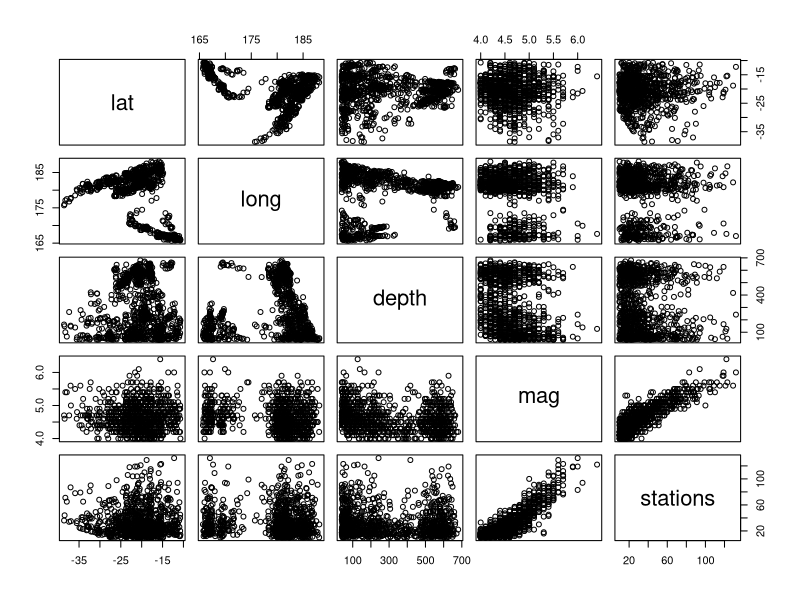
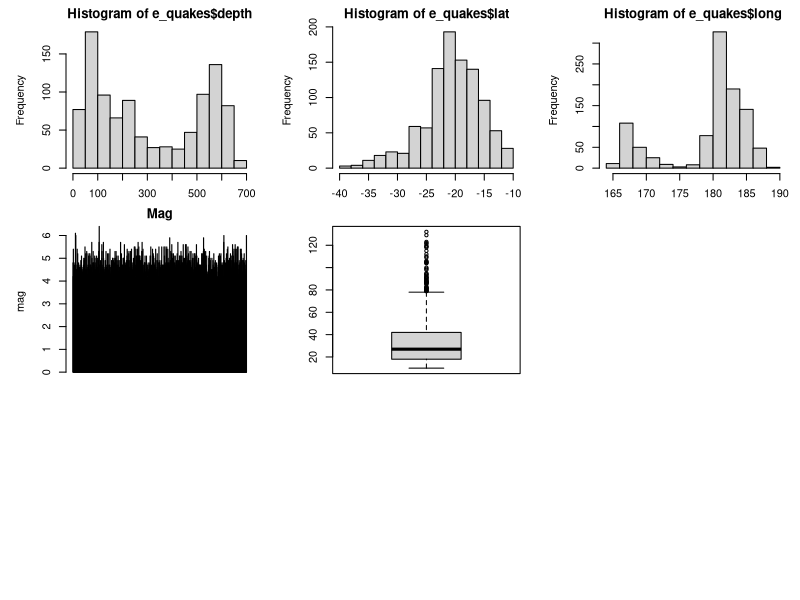

These figures' R source, in order: (Note: this script raises an error after producing the figures.)
# Datasets

e_quakes<- datasets::quakes

summary(e_quakes)


plot(e_quakes)
par(mfrow=c(3,3),mar=c(2,5,2,1))
hist(e_quakes$depth)
hist(e_quakes$lat)
hist(e_quakes$long)
barplot(e_quakes$mag,xlab = "No Observation",ylab = 'mag ',main='Mag')
boxplot(e_quakes$stations)
skewness(e_quakes,na.rm=F)
kurtosis(e_quakes,na.rm=F)
sd(e_quakes$lat,na.rm=F)
sd(e_quakes$long,na.rm=F)
sd(e_quakes$depth,na.rm=F)
sd(e_quakes$mag,na.rm=F)
sd(e_quakes$stations,na.rm=F)
